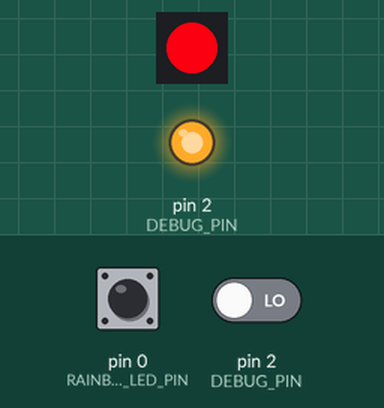
This sketch was run on a simulated Arduino Uno, built with avr-gcc and run on an emulated ATmega328P. Parts: 1 RGB LEDs in strip order, left to right, output pins drawn as LEDs (lit = HIGH). The inputs (shaded band) are chosen by the test bench; at power-on: pin 0 (RAINBOWING_LED_PIN) HIGH, pin 2 (DEBUG_PIN) LOW. Dim RGB values are drawn brighter than linear.

Above: at 1.2 s.
1.3 s: pin 0 (RAINBOWING_LED_PIN) driven LOW
At 1.8 s:
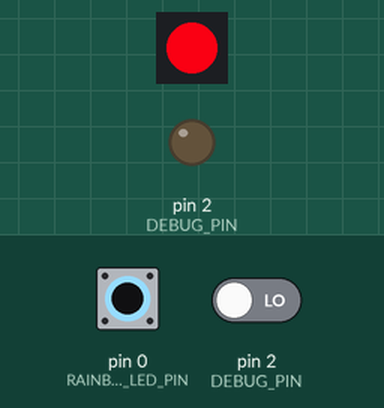
2.9 s: pin 0 (RAINBOWING_LED_PIN) driven HIGH
At 4.2 s:
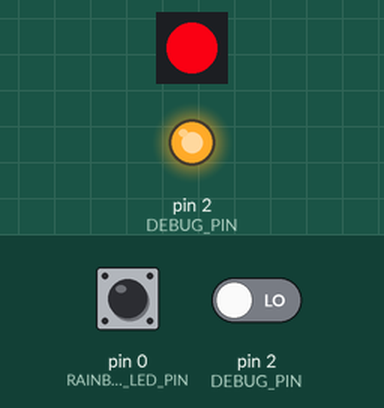
4.5 s: pin 0 (RAINBOWING_LED_PIN) driven LOW
At 4.7 s:
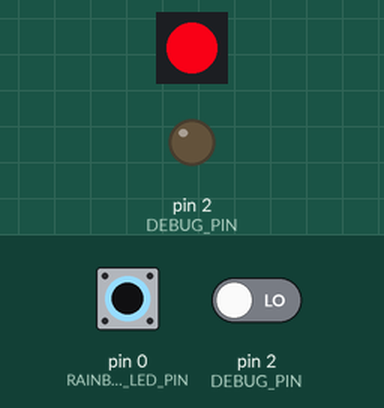
7.5 s: pin 0 (RAINBOWING_LED_PIN) driven HIGH and pin 2 (DEBUG_PIN) driven HIGH
At 9.1 s:
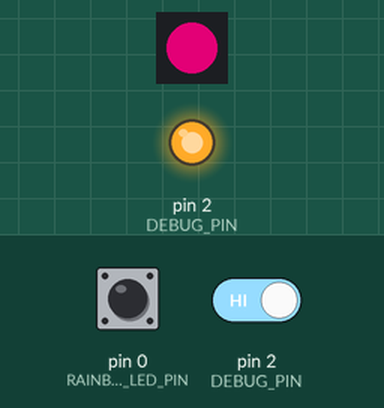
10.5 s: pin 0 (RAINBOWING_LED_PIN) pulsed LOW 5 times (0.12 s each, 0.3 s apart)
At 11.3 s:
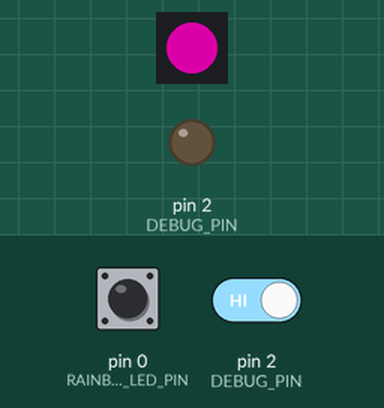
13.5 s: pin 0 (RAINBOWING_LED_PIN) driven LOW
At 23.0 s:
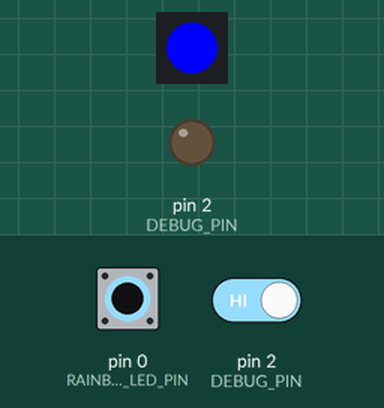
Timing chart, 0 to 30.1 s (numbered marks = the images above; inputs shaded):
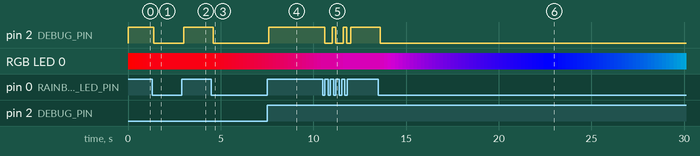

Measured:
- after the input at 1.3 s, pin 2 (DEBUG_PIN): HIGH → LOW after 0.10 s
- after the input at 2.9 s, pin 2 (DEBUG_PIN): LOW → HIGH after 0.10 s
- after the input at 4.5 s, pin 2 (DEBUG_PIN): HIGH → LOW after 0.10 s; RGB LED 0: RGB(237, 0, 18) → RGB(234, 0, 21) after 0.10 s, → RGB(231, 0, 24) 0.20 s later, → RGB(228, 0, 27) 0.20 s later, → RGB(225, 0, 30) 0.20 s later, … (15 changes in this stretch)
- after the input at 7.5 s, pin 2 (DEBUG_PIN): LOW → HIGH after 0.11 s
- after the input at 10.5 s, pin 2 (DEBUG_PIN): goes LOW 0.40 s, HIGH 0.20 s, LOW 0.40 s, HIGH 0.20 s, LOW 0.20 s, then HIGH, starting after 0.11 s
- after the input at 13.5 s, pin 2 (DEBUG_PIN): HIGH → LOW after 0.11 s; RGB LED 0: RGB(138, 0, 117) → RGB(135, 0, 120) after 0.11 s, → RGB(132, 0, 123) 0.20 s later, → RGB(129, 0, 126) 0.20 s later, → RGB(126, 0, 129) 0.20 s later, … (80 changes in this stretch)

The sketch:

rainbow3.ino
```cpp
#include <avr/io.h>
#include <avr/interrupt.h>
#include <Adafruit_NeoPixel.h>

#define RAINBOWING_LED_PIN 0      /* Physical Pin 5: for PCINT1: Play/Stop Pin      */
#define LED_PIN            1      /* Physical Pin 6: LED connection                 */
#define DEBUG_PIN          2      /* Physical Pin 7: debugging with a led:          */
                                  /*                 HIGH when the button is pushed */
                                  /*                 LOW  otherwise                 */

#ifdef TRUE
#  undef TRUE
#endif
#ifdef FALSE
#  undef FALSE
#endif
#ifdef UP
#  undef UP
#endif
#ifdef DOWN
#  undef DOWN
#endif

#define TRUE  0x01
#define FALSE 0x00
#define UP    1
#define DOWN  0

// Parameter 1 = number of pixels in led
// Parameter 2 = pin number (most are valid)
// Parameter 3 = pixel type flags, add together as needed:
//   NEO_KHZ800  800 KHz bitstream (most NeoPixel products w/WS2812 LEDs)
//   NEO_KHZ400  400 KHz (classic 'v1' (not v2) FLORA pixels, WS2811 drivers)
//   NEO_GRB     Pixels are wired for GRB bitstream (most NeoPixel products)
//   NEO_RGB     Pixels are wired for RGB bitstream (v1 FLORA pixels, not v2)
Adafruit_NeoPixel   led           = Adafruit_NeoPixel(1, LED_PIN, NEO_GRB + NEO_KHZ800);
volatile unsigned char rainbowing = TRUE;
volatile unsigned char flag       = DOWN;
volatile unsigned char count      = 0;

/** interrupt service routine
 * called when PCINT changes state
 */
void stop_rainbow()
{
   rainbowing=!rainbowing;
} // stop_rainbow()


void setup() {
  pinMode(DEBUG_PIN,OUTPUT);

  led.begin();
  led.show(); // Initialize all pixels to 'off'
  rainbowing = TRUE; // activate the rainbow
  count=0;
  flag       = DOWN; // no detected interrupt yet
  attachInterrupt(RAINBOWING_LED_PIN, stop_rainbow, FALLING);
}

void loop() {
  uint8_t wait = 200;

  if(digitalRead(RAINBOWING_LED_PIN)==LOW) {
    digitalWrite(DEBUG_PIN,LOW);
  }
  else {
    digitalWrite(DEBUG_PIN,HIGH);
  }

  if(rainbowing) {
    led.setPixelColor(0, Wheel(count++));
    led.show();
  }
  delay(wait);
}


// Input a value 0 to 255 to get a color value.
// The colours are a transition r - g - b - back to r.
uint32_t Wheel(byte WheelPos) {
  if(WheelPos < 84) {
    return led.Color(255 - WheelPos * 3, 0, WheelPos * 3);
  } else if(WheelPos >=84 && WheelPos < 88) { // fix blue color
    return led.Color(0, 0, 255);
  } else if(WheelPos < 170) {
    WheelPos -= 85;
    return led.Color(0, WheelPos * 3, 255 - WheelPos * 3);
  } else {
    WheelPos -= 170;
    return led.Color(WheelPos * 3, 255 - WheelPos * 3, 0);
  }
}
```
